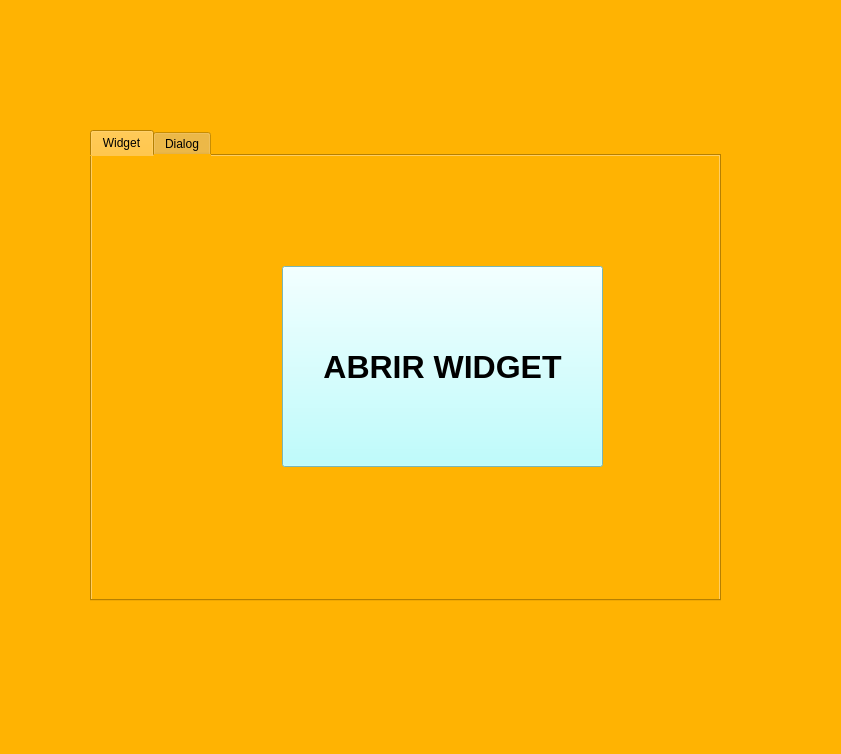
<?xml version="1.0" encoding="UTF-8"?>
<ui version="4.0">
 <class>MainWindow</class>
 <widget class="QMainWindow" name="MainWindow">
  <property name="geometry">
   <rect>
    <x>0</x>
    <y>0</y>
    <width>841</width>
    <height>754</height>
   </rect>
  </property>
  <property name="windowTitle">
   <string>MainWindow</string>
  </property>
  <property name="styleSheet">
   <string notr="true">background-color: rgb(255, 179, 2);</string>
  </property>
  <widget class="QWidget" name="centralwidget">
   <widget class="QTabWidget" name="tabWidget">
    <property name="geometry">
     <rect>
      <x>90</x>
      <y>130</y>
      <width>631</width>
      <height>471</height>
     </rect>
    </property>
    <property name="currentIndex">
     <number>0</number>
    </property>
    <property name="tabBarAutoHide">
     <bool>true</bool>
    </property>
    <widget class="QWidget" name="tab">
     <attribute name="title">
      <string>Widget</string>
     </attribute>
     <widget class="QPushButton" name="btn_abrirWidget">
      <property name="geometry">
       <rect>
        <x>190</x>
        <y>110</y>
        <width>321</width>
        <height>201</height>
       </rect>
      </property>
      <property name="font">
       <font>
        <pointsize>24</pointsize>
        <weight>75</weight>
        <bold>true</bold>
       </font>
      </property>
      <property name="styleSheet">
       <string notr="true">background-color: rgb(170, 255, 255);</string>
      </property>
      <property name="text">
       <string>ABRIR WIDGET</string>
      </property>
     </widget>
    </widget>
    <widget class="QWidget" name="tab_2">
     <attribute name="title">
      <string>Dialog</string>
     </attribute>
     <widget class="QPushButton" name="btn_abrirDialog">
      <property name="geometry">
       <rect>
        <x>190</x>
        <y>110</y>
        <width>331</width>
        <height>191</height>
       </rect>
      </property>
      <property name="font">
       <font>
        <pointsize>24</pointsize>
        <weight>75</weight>
        <bold>true</bold>
       </font>
      </property>
      <property name="styleSheet">
       <string notr="true">background-color: rgb(170, 170, 255);</string>
      </property>
      <property name="text">
       <string>ABRIR DIALOG</string>
      </property>
     </widget>
    </widget>
   </widget>
   <widget class="QLabel" name="label_6">
    <property name="geometry">
     <rect>
      <x>120</x>
      <y>0</y>
      <width>601</width>
      <height>81</height>
     </rect>
    </property>
    <property name="text">
     <string/>
    </property>
    <property name="pixmap">
     <pixmap resource="../../PIP_UNIDAD_2_2021_3/recursos_proyecto.qrc">:/UAT_FIANS/Imagenes/FIANS.png</pixmap>
    </property>
    <property name="scaledContents">
     <bool>true</bool>
    </property>
   </widget>
   <widget class="QLabel" name="label_4">
    <property name="geometry">
     <rect>
      <x>10</x>
      <y>0</y>
      <width>111</width>
      <height>121</height>
     </rect>
    </property>
    <property name="text">
     <string/>
    </property>
    <property name="pixmap">
     <pixmap resource="../../PIP_UNIDAD_2_2021_3/recursos_proyecto.qrc">:/NUMEROS/Imagenes/Boca_Juniors_logo18.svg.png</pixmap>
    </property>
    <property name="scaledContents">
     <bool>true</bool>
    </property>
   </widget>
   <widget class="QLabel" name="label_5">
    <property name="geometry">
     <rect>
      <x>720</x>
      <y>0</y>
      <width>121</width>
      <height>131</height>
     </rect>
    </property>
    <property name="text">
     <string/>
    </property>
    <property name="pixmap">
     <pixmap resource="../../PIP_UNIDAD_2_2021_3/recursos_proyecto.qrc">:/LOGO/Imagenes/HD-wallpaper-bob-esponja-mafioso-bob-esponja-gangster-mafioso-meme.jpg</pixmap>
    </property>
    <property name="scaledContents">
     <bool>true</bool>
    </property>
   </widget>
  </widget>
  <widget class="QMenuBar" name="menubar">
   <property name="geometry">
    <rect>
     <x>0</x>
     <y>0</y>
     <width>841</width>
     <height>22</height>
    </rect>
   </property>
  </widget>
  <widget class="QStatusBar" name="statusbar"/>
 </widget>
 <resources>
  <include location="../../PIP_UNIDAD_2_2021_3/recursos_proyecto.qrc"/>
 </resources>
 <connections/>
</ui>
